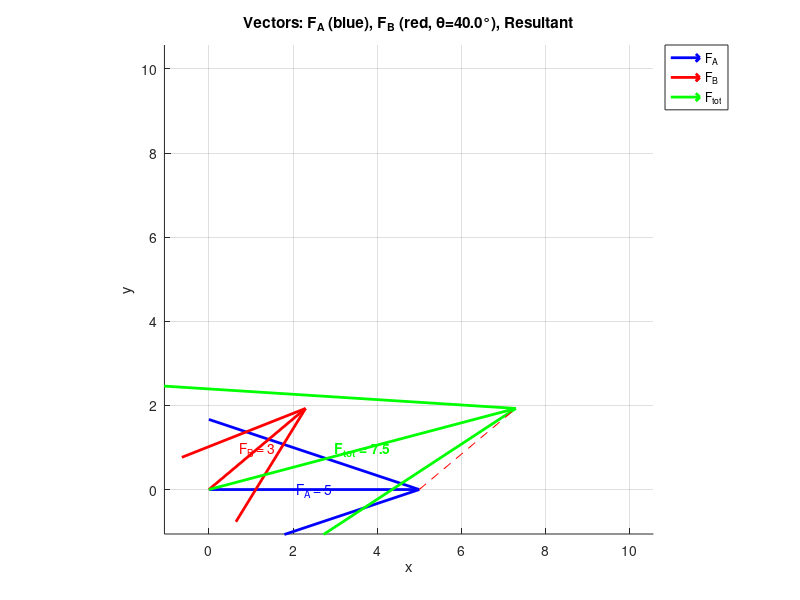

MATLAB code to generate this figure:
clear;
FA = 5;                 % magnitude of F_A
FB = 3;                 % magnitude of F_B
theta = 40;             % angle between F_A and F_B in degrees

% Vector components (place F_A along +x axis)
theta_rad = deg2rad(theta);
F1 = [FA, 0];                         % F_A
F2 = [FB*cos(theta_rad), FB*sin(theta_rad)]; % F_B at angle theta
Ftot = F1 + F2;                       % resultant

% Setup figure
figure;
hold on
axis equal
grid on

% Plot vectors with quiver (scale 0 to use actual lengths)
quiver(0,0,F1(1),F1(2),0,'b','LineWidth',2,'MaxHeadSize',0.6)
quiver(0,0,F2(1),F2(2),0,'r','LineWidth',2,'MaxHeadSize',0.6)
quiver(0,0,Ftot(1),Ftot(2),0,'g','LineWidth',2,'MaxHeadSize',0.8)

% Also show triangle (parallelogram) tip-to-tail for clarity
plot([F1(1), F1(1)+F2(1)], [F1(2), F1(2)+F2(2)], 'r--')
plot([0, F2(1)+F1(1)], [0, F2(2)+F1(2)], 'g:') % diagonal (same as resultant)

% Annotations
text(F1(1)/2, F1(2)/2, sprintf('F_A = %.2g',FA), 'Color','b','HorizontalAlignment','center')
text(F2(1)/2, F2(2)/2, sprintf('F_B = %.2g',FB), 'Color','r','HorizontalAlignment','center')
text(Ftot(1)/2, Ftot(2)/2, sprintf('F_{tot} = %.2g',norm(Ftot)), 'Color','g','HorizontalAlignment','center','FontWeight','bold')

% Axes and limits
maxlen = max([FA, FB, norm(Ftot)]) * 1.4;
xlim([-0.1*maxlen, maxlen])
ylim([-0.1*maxlen, maxlen])
xlabel('x')
ylabel('y')
title(sprintf('Vectors: F_A (blue), F_B (red, \\theta=%.1f°), Resultant', theta))
legend('F_A','F_B','F_{tot}','Location','bestoutside')
hold off
